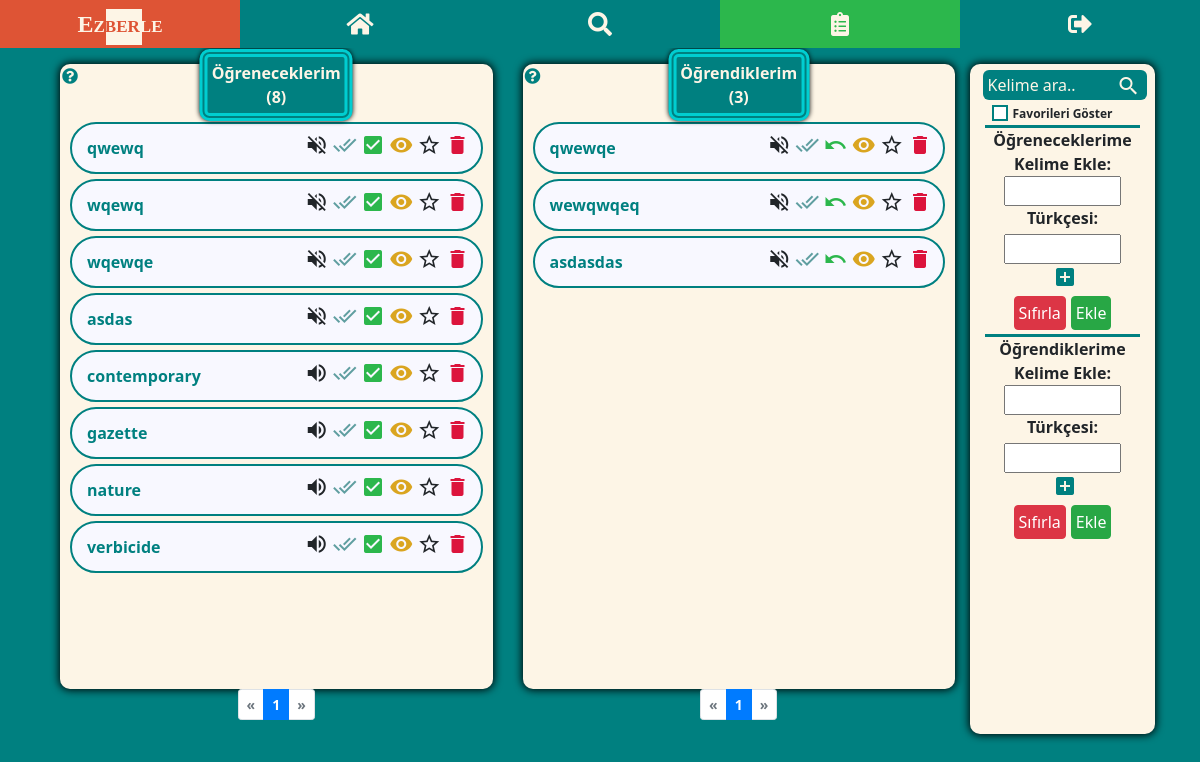
Before: /kelime_listesi/?s=2 (signed in) with the older database file.
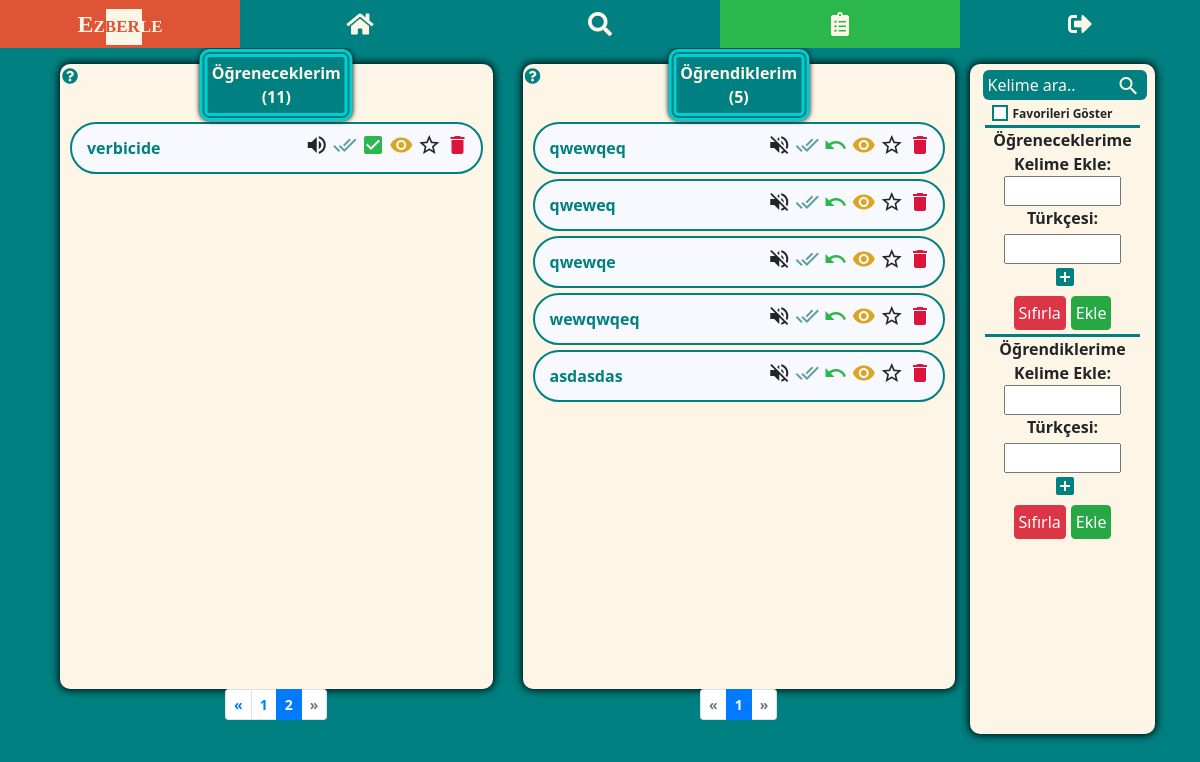
After: the same page with the newer database file.
### my_dict/models.py (models this page shows, shortened)
class WordEn(models.Model):
    user = models.ForeignKey(User, on_delete=models.CASCADE)
    english = models.CharField(max_length=100)
    audio = models.CharField(max_length=300)
    create_time = models.DateTimeField(auto_now_add=True)
    is_learned = models.BooleanField(default=False)
    is_seen = models.BooleanField(default=False)
    is_starred = models.BooleanField(default=False)
    is_in_reminder_list = models.BooleanField(default=False)
    memorize_tracker = FieldTracker(fields=['is_learned'])
    class Meta:
        ordering = ['-create_time']

### my_dict/views.py (the view)
# urls.py: path('kelime_listesi/', my_word_list, name='word-list'),
@login_required
def my_word_list(request):
    learned_words = WordEn.objects.filter(user=request.user, is_learned=True)
    unlearned_words = WordEn.objects.filter(user=request.user, is_learned=False)
    learned_count = len(learned_words)
    unlearned_count = len(unlearned_words)
    if request.method == 'POST':
        if "english-unl" in request.POST:
            word_en = request.POST.get('english-unl')
            word_tr_list = request.POST.getlist('turkish-unl[]')
            if not WordEn.objects.filter(user=request.user, english=word_en).exists():
                create_word_en = WordEn(user=request.user, english=word_en)
                create_word_en.save()
                for word_tr in word_tr_list:
                    if word_tr.strip() != "":
                        create_word_tr = create_word_en.turkish.create(turkish=word_tr)
                        create_word_tr.save()
                is_added = True
            else:
                is_added = False
            data = {'is_added': is_added}
            return JsonResponse(data)
        elif "english-l" in request.POST:
            word_en = request.POST.get('english-l')
            word_tr_list = request.POST.getlist('turkish-l[]')
            if not WordEn.objects.filter(user=request.user, english=word_en).exists():
                create_word_en = WordEn(user=request.user, english=word_en, is_learned=True)
                create_word_en.save()
                for word_tr in word_tr_list:
                    if word_tr.strip() != "":
                        create_word_tr = create_word_en.turkish.create(turkish=word_tr)
                        create_word_tr.save()
                is_added = True
            else:
                is_added = False
            data = {'is_added': is_added}
            return JsonResponse(data)
    elif request.method == "GET":
        word = request.GET.get("q")
        my_word_list_search(request, word)
    paginator_unl = Paginator(unlearned_words, 10)
    page_no_unl = request.GET.get('s')
    page_unl = paginator_unl.get_page(page_no_unl)
    paginator_l = Paginator(learned_words, 10)
    page_no_l = request.GET.get('p')
    page_l = paginator_l.get_page(page_no_l)
    context = {
        'page_obj_unl': page_unl,
        'page_obj_l': page_l,
        'learned_words': learned_words,
        'unlearned_words': unlearned_words,
        'learned_count': learned_count,
        'unlearned_count': unlearned_count,
    }
    return render(request, 'my_dict/word_list.html', context=context)

### my_dict/templates/my_dict/word_list.html (shortened to what the changed rows need)
{% extends 'base.html' %}
{% load static %}
{% block content %}
<div class="container-md">
<div class="row mt-3">
    <div class="col-lg-5 tbl-first">
        <div class="tbl-words position-relative">
            <span class="wl-title">Öğreneceklerim <br> <div>(<span class="count-unl">{{ unlearned_count }}</span>)</div></span>
            <ul class="unl-word">
                {% if "kelime_listesi/q=" not in request.path or page_obj_unl|length > 0 %}
                    {% for word in page_obj_unl %}
                    <li data-id="{{word.id}}" class="li{{word.id}}">
                        <div class="en-section">
                            <div class="align-self-center word">
                                <a href="{% url 'dictionary' word.english %}">{{ word.english }}</a>
                            </div>
                            <div data-id="{{word.id}}" class="btn-grp">
                                {% if word.audio %}
                                <i title="Dinle" class="material-icons audio">volume_up</i>
                                {% else %}
                                <i title="Ses mevcut değil" class="material-icons audio">volume_off</i>
                                {% endif %}
                                {% if word.is_seen %}
                                <i title="Görüldü" class="material-icons tick-seen dodger">done_all</i>
                                {% else %}
                                <i title="Görüldü" class="material-icons tick-seen cadet">done_all</i>
                                {% endif %}
                                <i title="Ezberledim" class="material-icons tick-learn memorize">check_box</i>
                                <button data-toggle="collapse" data-target=".tr{{word.id}}" class="eye">
                                    <i title="Türkçelerini göster" class="material-icons">remove_red_eye</i>
                                </button>
                                {% if not word.is_starred %}
                                <i title="Favorilere ekle" class="material-icons star">star_border</i>
                                {% else %}
                                <i title="Favorilere eklendi" class="material-icons star pale-yellow">star</i>
                                {% endif %}
                                <i title="Sil" class="material-icons del del-unl">delete</i>
                            </div>
                        </div>
                    </li>
                    {% endfor %}
                {% elif page_obj_unl|length == 0 and '$favorites' not in request.path %}
                    <li>Bu listeye <u>{{word}}</u> için bir kelime kayıt edilmemiş.</li>
                {% endif %}
            </ul>
        </div>
        {% if 'kelime_listesi/q=' not in request.path or unl_pg_count > 9 %}
        <nav aria-label="Page navigation example">
          <ul class="pagination pagination-sm justify-content-center">
          {% if page_obj_unl.has_previous %}
              <li class="page-item">
              <a class="page-link" href="?s={{ page_obj_unl.previous_page_number }}">&laquo</a>
            </li>
          {% else %}
              <li class="page-item disabled">
              <a class="page-link" href="#" tabindex="-1" aria-disabled="true">&laquo</a>
            </li>
          {% endif %}
          {% for i in page_obj_unl.paginator.page_range %}
              {% if page_obj_unl.number == i %}
                  <li class="page-item active" aria-current="page">
                <span class="page-link">
                  {{ i }}
                </span>
              </li>
              {% elif i > page_obj_unl.number|add:'-5' and i < page_obj_unl.number|add:'5' %}
                   <li class="page-item"><a class="page-link" href="?s={{ i }}">{{ i }}</a></li>
              {% endif %}
          {% endfor %}
        </ul>
      </nav>
        {% endif %}
    </div>
    <div class="col-lg-5 mt-md-2 mt-lg-0">
        <div class="tbl-words position-relative">
            <span class="wl-title">Öğrendiklerim <br> (<span class="count-l">{{ learned_count }}</span>)</span>
            <ul class="l-word">
                {% if "kelime_listesi/q=" not in request.path or page_obj_l|length > 0 %}
                    {% for word in page_obj_l %}
                    <li data-id="{{word.id}}" class="li{{word.id}}">
                        <div class="en-section">
                            <div class="align-self-center word">
                                <a href="{% url 'dictionary' word.english %}">{{ word.english }}</a>
                            </div>
                            <div data-id="{{word.id}}" class="btn-grp">
                                {% if word.audio %}
                                <i title="Dinle" class="material-icons audio">volume_up</i>
                                <audio src="{{word.audio}}"></audio>
                                {% else %}
                                <i title="Ses mevcut değil" class="material-icons audio">volume_off</i>
                                {% endif %}
                                {% if word.is_seen %}
                                <i title="Görüldü" class="material-icons tick-seen dodger">done_all</i>
                                {% else %}
                                <i title="Görüldü" class="material-icons tick-seen cadet">done_all</i>
                                {% endif %}
                                <i title="Unuttum" class="material-icons tick-unlearn memorize">undo</i>
                                {% if word.turkish %}
                                <button data-toggle="collapse" data-target=".tr{{word.id}}" class="eye"><i title="Türkçelerini göster" class="material-icons">remove_red_eye</i></button>
                                {% endif %}
                                {% if not word.is_starred %}
                                <i title="Favorilere ekle" class="material-icons star">star_border</i>
                                {% else %}
                                <i title="Favorilere eklendi" class="material-icons star pale-yellow">star</i>
                                {% endif %}
                                <i title="Sil" class="material-icons del del-l">delete</i>
                            </div>
                        </div>
                    </li>
                    {% endfor %}
                {% elif page_obj_l|length == 0 and '$favorites' not in request.path %}
                    <li>Bu listeye <u>{{word}}</u> için bir kelime kayıt edilmemiş.</li>
                {% endif %}
            </ul>
        </div>
        {% if 'kelime_listesi/q=' not in request.path or l_pg_count > 9 %}
        <nav aria-label="Page navigation example">
          <ul class="pagination pagination-sm justify-content-center">
          {% for i in page_obj_l.paginator.page_range %}
              {% if page_obj_l.number == i %}
                  <li class="page-item active" aria-current="page">
                <span class="page-link">
                  {{ i }}
                </span>
              </li>
              {% elif i > page_obj_l.number|add:'-5' and i < page_obj_l.number|add:'5' %}
                   <li class="page-item"><a class="page-link" href="?p={{ i }}">{{ i }}</a></li>
              {% endif %}
          {% endfor %}
          </ul>
        </nav>
        {% endif %}
    </div>
</div>
</div>
{% endblock %}

Changed rows visible on the page:
no longer on this page (row edited): WordEn: english "qwewq", is_seen False (drawn), is_starred False (drawn)
no longer on this page (row unchanged): WordEn: english "wqewq", is_seen False (drawn), is_starred False (drawn)
no longer on this page (row unchanged): WordEn: english "wqewqe", is_seen False (drawn), is_starred False (drawn)
no longer on this page (row edited): WordEn: english "asdas", is_seen False (drawn), is_starred False (drawn)
no longer on this page (row edited): WordEn: english "contemporary", is_seen False (drawn), is_starred False (drawn)
no longer on this page (row edited): WordEn: english "gazette", is_seen False (drawn), is_starred False (drawn)
no longer on this page (row unchanged): WordEn: english "nature", is_seen False (drawn), is_starred False (drawn)
added WordEn: english "qwewqeq", is_seen False (drawn), is_starred False (drawn)
added WordEn: english "qweweq", is_seen False (drawn), is_starred False (drawn)
Other visible differences:
{{ unlearned_count }}: "8" → "11"
{{ learned_count }}: "3" → "5"
list line gone: "1"
new list line: "1"
new list line: "2"
